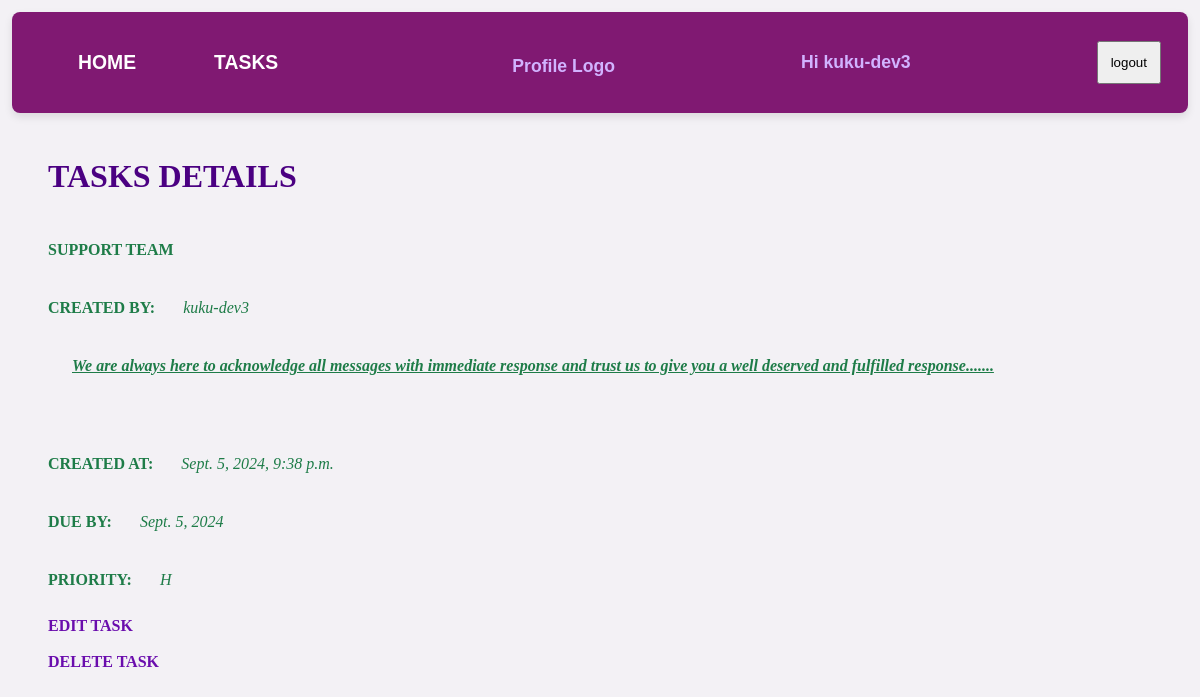
The app's page /detail/3/ (signed in) with its own data.
### tasks/models.py (models this page shows, shortened)
class Task(models.Model):
    PRIORITY_CHOICES = [
        ("L","Low"),
        ("M","Medium"),
        ("H","High"),
    ]
    user = models.ForeignKey(User,
                             on_delete=models.CASCADE)
    title = models.CharField(max_length=225)
    description = models.TextField(blank=True)
    due_date=models.DateField(null=True,
                              blank=True)
    created_at = models.DateTimeField(
                 auto_now_add=True)
    completed = models.BooleanField(
                 default=False)
    priority = models.CharField(max_length=1,
                                default="",
                                choices=PRIORITY_CHOICES)

### tasks/views.py (the view)
# urls.py: path("detail/<int:pk>/", task_detail, name='task_detail'),
def task_detail(request, pk):
    task = get_object_or_404(Task,
                             pk=pk)
    return render(request,
                  'task_detail.html',
                  {'task':task})

### templates/task_detail.html
{% extends 'base.html' %}
{% block content %}
<div class="task_detail">
    <h1><strong>TASKS DETAILS</strong></h1>
    <p class="body"><strong>{{task.title}}</strong></p>
    <p><strong>CREATED BY:</strong> <i>{{ task.user}}</i></p>
    <p><u><i><strong>{{task.description}}</strong></i></u></p>
</div>
<div class="task_detail">
    <p><strong>CREATED AT:</strong> <i>{{task.created_at}}</i></p>
    <p><strong>DUE BY:</strong> <i>{{task.due_date}}</i></p>
    <p><strong>PRIORITY:</strong> <i>{{task.priority}}</i></p>
    <a href="{% url 'task_edit' task.pk %}"><strong>EDIT TASK</strong></a><br><br>
    <a href="{% url 'task_delete' task.pk %}"><strong>DELETE TASK</strong></a>
</div>
{% endblock content %}

### templates/base.html (shortened to what this page needs)
<!DOCTYPE html>
{% load static %}
<html lang="en">
<head>
    <link rel="stylesheet" href="{% static 'style.css'%}">
    <link rel="stylesheet" href="{% static 'styles.css'%}">
</head>
<body>
    <nav class="nav">
        <span>
            <li><a href="{% url 'home' %}">HOME</a></li>
            <li><a href="{% url 'task_list' %}">TASKS</a></li>
        </span>
        {% if user.is_authenticated %}
        <li>
            <img src="" alt="">Profile  Logo
            <li>Hi {{ user.username }}</li>
        </li>
        <form action="{% url 'logout' %}">
            <button type="submit">logout</button>
        </form>
        {% endif %}
    </nav>
    {% block content %}
    {% endblock content %}
</body>
</html>

### static/style.css (style rules this page uses)
* { box-sizing: border-box; padding: 12px; }
body { background-color: rgb(57, 166, 180); color: black; }
.task_detail { color: rgb(30, 124, 72); font-family: 'Times New Roman', Times, serif; }
.body { font-weight: 900; font-weight: 900; }

### static/styles.css (style rules this page uses)
body { font-family: 'Arial', sans-serif; background-color: #f3f1f5; color: #333; margin: 0; padding: 0; }
h1, h2 { color: #4b0082; }
.nav { background-color: #801972; padding: 15px; display: flex; justify-content: space-between; align-items: center; border-radius: 8px; box-shadow: 0 4px 8px rgba(0, 0, 0, 0.1); list-style: none; }
.nav span { display: flex; align-items: center; }
.nav li { list-style: none; margin: 0 15px; }
.nav a { color: #fff; text-decoration: none; font-weight: bold; font-size: 1.1em; transition: color 0.2s; }
.nav form { margin-left: 15px; }
.nav li { color: #d1b3ff; font-size: 1.1em; font-weight: bold; }
a { color: #6a0dad; text-decoration: none; font-weight: bold; }

### records on screen
Task: title "SUPPORT TEAM", user "kuku-dev3", description "We are always here to acknowledge all messages with immediate response and trust us to give you a well deserved and fulfilled response.......", created_at "Sept. 5, 2024, 9:38 p.m.", due_date "Sept. 5, 2024", priority "H"

### other values on screen
{{ user.username }} "kuku-dev3"
